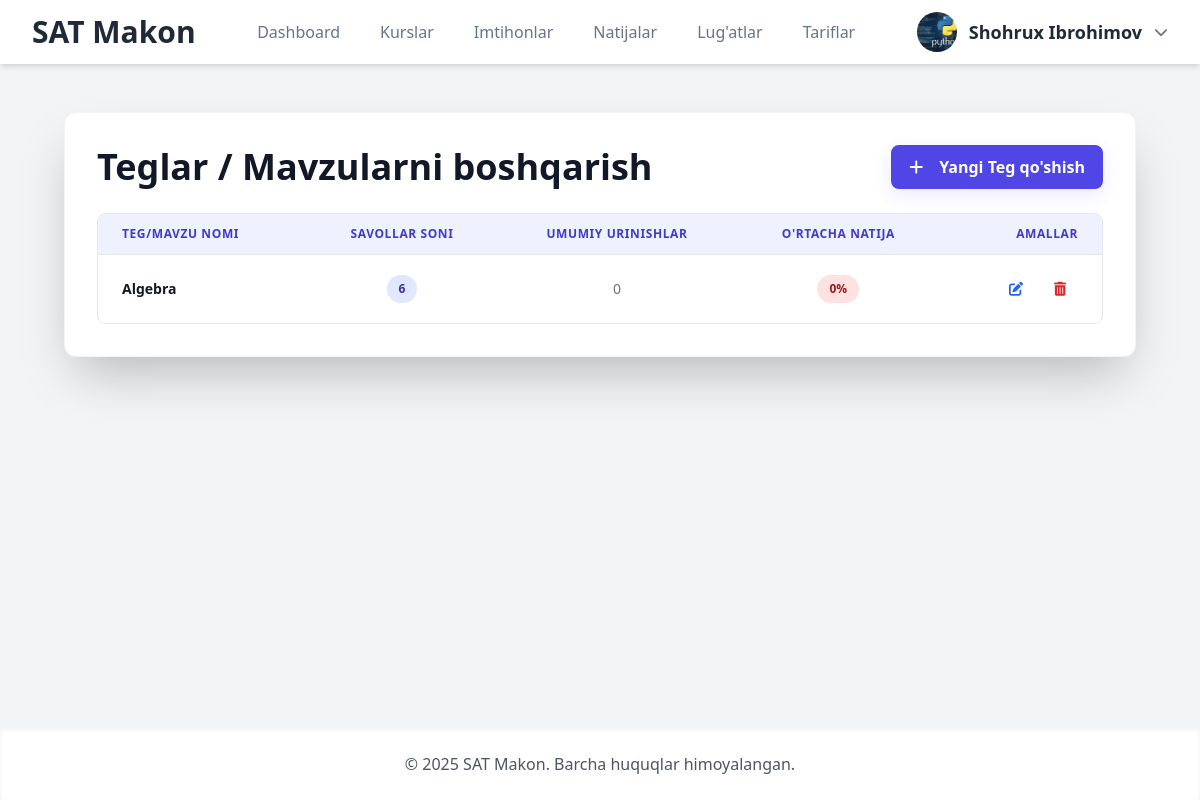
The app's page /center/teacher/edu-pro/tags/ (signed in) with its own data.
### Mock/models.py (models this page shows, shortened)
class CustomUser(AbstractUser):
    first_name = None
    last_name = None
    full_name = models.CharField(max_length=255, verbose_name="To'liq ism (F.I.Sh)")
    email = models.EmailField(unique=True, verbose_name="Elektron pochta")
    phone_number = models.CharField(max_length=20, unique=True, null=True, blank=True, verbose_name="Telefon raqami")
    center = models.ForeignKey(
        Center,
        on_delete=models.SET_NULL,
        null=True,
        blank=True,
        related_name='members',
        verbose_name="O'quv Markazi"
    )
    ROLE_CHOICES = [
        ('student', "O'quvchi"),
        ('teacher', "O'qituvchi"),
        ('center_admin', "Markaz Admini"),
        ('admin', "Platforma Super Admini"),
    ]
    role = models.CharField(max_length=20, choices=ROLE_CHOICES, default='student', verbose_name="Foydalanuvchi roli")
    profile_picture = models.ImageField(upload_to='profile_pics/', null=True, blank=True, verbose_name="Profil rasmi")
    bio = models.TextField(max_length=500, blank=True, verbose_name="O'zi haqida")
    ability = models.FloatField(default=0.0, verbose_name="Foydalanuvchi qobiliyati (Rasch)")
    teacher = models.ForeignKey(
        'self',
        on_delete=models.SET_NULL,
        null=True,
        blank=True,
        limit_choices_to=models.Q(role='teacher') | models.Q(role='center_admin'),
        related_name='students',
        verbose_name="Biriktirilgan Ustoz/Admin"
    )
    is_approved = models.BooleanField(default=True, verbose_name="Tasdiqlangan")
    is_banned = models.BooleanField(default=False, verbose_name="Bloklangan")
    USERNAME_FIELD = 'username'
    REQUIRED_FIELDS = ['email', 'full_name']
    def get_full_name(self):
        return self.full_name.strip()
    class Meta:
        verbose_name = "Foydalanuvchi"
        verbose_name_plural = "Foydalanuvchilar"

class Tag(models.Model):
    name = models.CharField(max_length=100, verbose_name="Teg/Mavzu nomi")
    parent = models.ForeignKey(
        'self',
        on_delete=models.SET_NULL,
        null=True,
        blank=True,
        related_name='children',
        verbose_name="Ota-ona teg (yuqori darajali mavzu)"
    )
    description = models.TextField(
        blank=True,
        null=True,
        verbose_name="Tavsif",
        help_text="Ushbu teg/mavzu haqida qisqacha ma'lumot"
    )
    center = models.ForeignKey(
        'Center',
        on_delete=models.CASCADE,
        related_name='tags',
        verbose_name="Tegishli Markaz",
        null=True
    )
    created_at = models.DateTimeField(
        auto_now_add=True,
        verbose_name="Yaratilgan vaqt"
    )
    updated_at = models.DateTimeField(
        auto_now=True,
        verbose_name="Yangilangan vaqt"
    )
    class Meta:
        verbose_name = "Teg/Mavzu"
        verbose_name_plural = "Teglar/Mavzular"
        unique_together = ('name', 'parent', 'center')
        indexes = [
            models.Index(fields=['name']),
            models.Index(fields=['parent']),
        ]
    def get_full_hierarchy(self):
        hierarchy = [self.name]
        current = self
        while current.parent:
            hierarchy.append(current.parent.name)
            current = current.parent
        return " > ".join(reversed(hierarchy))

### Mock/views.py (the view)
# urls.py: path('center/teacher/<slug:slug>/tags/', views.tag_list_view, name='tag_list'),
@login_required
def tag_list_view(request, slug):
    center = get_object_or_404(Center, slug=slug)
    tags = Tag.objects.filter(
        center=center
    ).annotate(
        question_count=Count('question', distinct=True),
        total_correct=Sum('user_performances__correct_answers'),
        total_attempts=Sum('user_performances__attempts_count'),
        avg_success_rate=Avg(
            F('user_performances__correct_answers') * 100.0 /
            (F('user_performances__correct_answers') + F('user_performances__incorrect_answers')),
            default=0.0
        )
    ).order_by('name') # Tag nomiga ko'ra tartiblash
    context = {
        'tags': tags,
        'title': f"{center.name} Markazi uchun Teglar / Mavzular ro'yxati",
        'center': center, # Shablon uchun Center obyektini uzatamiz
    }
    return render(request, 'management/tag_list.html', context)

### Mock/context_processors.py (called while the page is built)
def global_context(request):
    default_name = "SAT Makon"
    context = {
        'CENTER_NAME': default_name,
        'center': None,
        'CENTER_SLUG': None,
    }
    if request.user.is_authenticated:
        user = request.user
        if hasattr(user, 'center') and user.center:
            current_center = user.center
            context['center'] = current_center
            context['CENTER_SLUG'] = current_center.slug
            context['CENTER_NAME'] = current_center.name
        if user.is_superuser:
            context['CENTER_NAME'] = default_name
            context['center'] = None
            context['CENTER_SLUG'] = None
    return context

### Mock/templates/management/tag_list.html (shortened to what this page needs)
{% extends 'base.html' %}
{% load static i18n %}
{% block content %}
<div class="container mx-auto p-2 sm:p-4 md:p-8 max-w-7xl">
    <div class="bg-white shadow-2xl rounded-xl p-4 sm:p-6 md:p-8 border border-gray-100">
        <div class="flex flex-col sm:flex-row justify-between items-center mb-6 space-y-3 sm:space-y-0">
            <h2 class="text-3xl sm:text-4xl font-extrabold text-gray-900">{% trans "Teglar / Mavzularni boshqarish" %}</h2>
            {% if center %}
            <a href="{% url 'tag_create' slug=center.slug %}" class="btn btn-primary w-full sm:w-auto">
                <i class="fas fa-plus mr-2"></i>{% trans "Yangi Teg qo'shish" %}
            </a>
            {% endif %}
        </div>
        {% if tags %}
        <div class="overflow-x-auto border border-gray-200 rounded-lg shadow-inner">
            <table class="min-w-full divide-y divide-gray-200">
                <thead class="bg-indigo-50">
                    <tr>
                        <th scope="col" class="px-6 py-3 text-left text-xs font-semibold text-indigo-700 uppercase tracking-wider">
                            {% trans "Teg/Mavzu nomi" %}
                        </th>
                        <th scope="col" class="px-3 sm:px-6 py-3 text-center text-xs font-semibold text-indigo-700 uppercase tracking-wider hidden sm:table-cell">
                            {% trans "Savollar soni" %}
                        </th>
                        <th scope="col" class="px-3 sm:px-6 py-3 text-center text-xs font-semibold text-indigo-700 uppercase tracking-wider hidden md:table-cell">
                            {% trans "Umumiy urinishlar" %}
                        </th>
                        <th scope="col" class="px-6 py-3 text-center text-xs font-semibold text-indigo-700 uppercase tracking-wider">
                            {% trans "O'rtacha natija" %}
                        </th>
                        <th scope="col" class="px-6 py-3 text-right text-xs font-semibold text-indigo-700 uppercase tracking-wider">
                            {% trans "Amallar" %}
                        </th>
                    </tr>
                </thead>
                <tbody class="bg-white divide-y divide-gray-100">
                    {% for tag in tags %}
                    <tr class="hover:bg-indigo-50 transition duration-100">
                        <td class="px-6 py-4">
                            <div class="text-sm font-medium text-gray-900">
                                <strong>{{ tag.get_full_hierarchy }}</strong>
                            </div>
                        </td>
                        <td class="px-3 sm:px-6 py-4 text-center text-sm hidden sm:table-cell">
                            <span class="px-3 py-1 inline-flex text-xs leading-5 font-semibold rounded-full bg-indigo-100 text-indigo-800">
                                {{ tag.question_count|default:0 }}
                            </span>
                        </td>
                        <td class="px-3 sm:px-6 py-4 text-center text-sm text-gray-500 hidden md:table-cell">
                            {{ tag.total_attempts|default:0 }}
                        </td>
                        <td class="px-6 py-4 text-center text-sm">
                            {% if tag.avg_success_rate is not None %}
                                {% with success_rate=tag.avg_success_rate|floatformat:0 %}
                                    <span class="px-3 py-1 inline-flex text-xs leading-5 font-semibold rounded-full
                                        {% if success_rate >= 70 %}bg-green-100 text-green-800{% elif success_rate >= 50 %}bg-yellow-100 text-yellow-800{% else %}bg-red-100 text-red-800{% endif %}">
                                        {{ success_rate }}%
                                    </span>
                                {% endwith %}
                            {% else %}
                                <span class="text-gray-400">N/A</span>
                            {% endif %}
                        </td>
                        <td class="px-6 py-4 text-right text-sm font-medium">
                            <div class="flex justify-end space-x-2">
                                <a href="{% url 'tag_update' slug=center.slug tag_id=tag.id %}" class="btn-icon text-blue-600 hover:bg-blue-100" title="{% trans 'Tahrirlash' %}">
                                    <i class="fas fa-edit"></i>
                                </a>
                                <button onclick="openDeleteModal('delete-modal-{{ tag.id }}')" class="btn-icon text-red-600 hover:bg-red-100" title="{% trans 'O\'chirish' %}">
                                    <i class="fas fa-trash-alt"></i>
                                </button>
                            </div>
                        </td>
                    </tr>
                    {% endfor %}
                </tbody>
            </table>
        </div>
        {% endif %}
    </div>
</div>
{% endblock %}

### Mock/templates/header.html (shortened to what this page needs)
{% load static i18n %}
<header class="bg-white shadow-md sticky top-0 z-50">
    <div class="container max-w-7xl mx-auto px-4 sm:px-6 lg:px-8">
        <div class="flex items-center justify-between h-16">
            <div class="flex-shrink-0">
                <a href="{% url 'index' %}" class="text-3xl font-bold text-gray-800">{{ CENTER_NAME }}</a>
            </div>
            <nav class="hidden md:flex md:items-center md:space-x-2 lg:space-x-4">
                {% if user.is_authenticated and user.role == 'student' %}
                <a href="{% url 'dashboard' slug=request.user.center.slug %}" class="nav-link {% if request.resolver_match.url_name == 'dashboard' %}active{% endif %}">Dashboard</a>
                <a href="{% url 'all_courses' center.slug %}" class="nav-link ">Kurslar</a>
                <a href="{% url 'all_exams' center.slug %}" class="nav-link {% if request.resolver_match.url_name == 'all_exams' %}active{% endif %}">Imtihonlar</a>
                <a href="{% url 'completed_exams' center.slug %}" class="nav-link {% if request.resolver_match.url_name == 'completed_exams' %}active{% endif %}">Natijalar</a>
                <a href="{% url 'my_flashcards' center.slug %}" class="nav-link {% if request.resolver_match.url_name == 'my_flashcards' %}active{% endif %}">Lug'atlar</a>
                <a href="{% url 'price' center.slug %}" class="nav-link {% if request.resolver_match.url_name == 'price' %}active{% endif %}">Tariflar</a>
                {% elif user.is_authenticated and user.role == 'admin' %}
                <a href="{% url 'center_list' %}" class="nav-link {% if request.resolver_match.url_name == 'center_list' %}active{% endif %}">O'quv markazlar</a>
                {% endif %}
            </nav>
            <div class="flex items-center space-x-4">
                {% if user.is_authenticated %}
                <div class="hidden md:block relative">
                    <button id="dropdownButton" class="flex items-center space-x-3 focus:outline-none">
                        {% if user.profile_picture %}
                            <img class="h-10 w-10 rounded-full object-cover" src="{{ user.profile_picture.url }}" alt="Profil rasmi">
                        {% else %}
                            <span class="h-10 w-10 rounded-full bg-blue-500 flex items-center justify-center text-white font-bold text-lg">
                                {{ user.username|first|upper }}
                            </span>
                        {% endif %}
                        <span class="font-semibold text-lg text-gray-800">{{ user.get_full_name|default:user.username }}</span>
                        <i class="fas fa-chevron-down text-gray-500 text-sm"></i>
                    </button>
                </div>
                {% else %}
                <div class="hidden md:block">
                       <a href="{% url 'login' %}" class="nav-link"><i class="fa-brands fa-telegram mr-1"></i> Kirish</a>
                </div>
                {% endif %}
            </div>
        </div>
    </div>
</header>

### Mock/static/css/custom.css (style rules this page uses)
:root { --primary-color: #4f46e5; --secondary-color: #0ea5e9; --success-color: #10b981; --danger-color: #ef4444; --slate-text: #334155; --slate-light: #64748b; --slate-bg: #f8fafc; --card-bg: #ffffff; --card-border: #eef2ff; --card-shadow: 0 4px 6px -1px rgb(0 0 0 / 0.05), 0 2px 4px -2px rgb(0 0 0 / 0.06); --card-shadow-hover: 0 10px 15px -3px rgb(0 0 0 / 0.07), 0 4px 6px -2px rgb(0 0 0 / 0.05); }
body { background-color: var(--slate-bg); color: var(--slate-text); font-family: 'Inter', sans-serif; -webkit-font-smoothing: antialiased; -moz-osx-font-smoothing: grayscale; }
.btn { font-weight: 600; padding: 0.75rem 1.25rem; border-radius: 0.75rem; transition: all 0.2s ease-in-out; text-align: center; display: inline-flex; align-items: center; justify-content: center; gap: 0.5rem; cursor: pointer; border: 2px solid transparent; white-space: nowrap; text-decoration: none; }
.btn-primary, a.btn-primary { background-color: var(--primary-color); border-color: var(--primary-color); color: white; box-shadow: 0 6px 18px rgba(79, 70, 229, 0.12); }
.nav-link, .mobile-nav-link { display: block; padding: 0.5rem 0.75rem; border-radius: 0.5rem; font-weight: 500; color: var(--slate-light); transition: all 0.2s ease; text-decoration: none; white-space: nowrap; }

### Mock/templates/management/tag_list.html (style rules this page uses)
.btn { display: inline-flex; align-items: center; padding: 0.5rem 1rem; font-weight: 600; border-radius: 0.5rem; transition: all 0.3s; }
.btn-primary { background-color: #4f46e5; color: white; }
.btn-icon { display: flex; align-items: center; justify-content: center; width: 2.25rem; height: 2.25rem; border-radius: 0.5rem; transition: all 0.2s; }

### records on screen
CustomUser: profile_picture (picture), get_full_name "Shohrux Ibrohimov"
Tag: get_full_hierarchy "Algebra", question_count "6", total_attempts "0", tag "0"

### other values on screen
{{ CENTER_NAME }} "SAT Makon"
